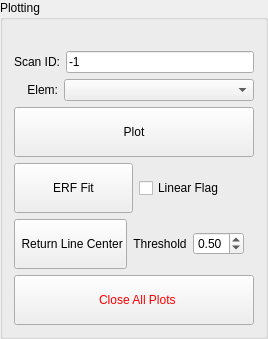
         <widget class="QGroupBox" name="groupBox">
          <property name="sizePolicy">
           <sizepolicy hsizetype="Preferred" vsizetype="Preferred">
            <horstretch>0</horstretch>
            <verstretch>0</verstretch>
           </sizepolicy>
          </property>
          <property name="title">
           <string>Plotting</string>
          </property>
          <layout class="QGridLayout" name="gridLayout_55">
           <item row="0" column="0">
            <widget class="QLabel" name="label_51">
             <property name="sizePolicy">
              <sizepolicy hsizetype="Preferred" vsizetype="Fixed">
               <horstretch>0</horstretch>
               <verstretch>0</verstretch>
              </sizepolicy>
             </property>
             <property name="text">
              <string/>
             </property>
            </widget>
           </item>
           <item row="1" column="0" colspan="2">
            <layout class="QGridLayout" name="gridLayout_51">
             <property name="rightMargin">
              <number>0</number>
             </property>
             <item row="1" column="0">
              <layout class="QGridLayout" name="gridLayout_10">
               <item row="0" column="0">
                <widget class="QLabel" name="label_48">
                 <property name="sizePolicy">
                  <sizepolicy hsizetype="Fixed" vsizetype="Preferred">
                   <horstretch>0</horstretch>
                   <verstretch>0</verstretch>
                  </sizepolicy>
                 </property>
                 <property name="text">
                  <string>    Elem:</string>
                 </property>
                 <property name="alignment">
                  <set>Qt::AlignRight|Qt::AlignTrailing|Qt::AlignVCenter</set>
                 </property>
                </widget>
               </item>
               <item row="0" column="1">
                <widget class="QComboBox" name="cb_plot_elem">
                 <property name="sizePolicy">
                  <sizepolicy hsizetype="Preferred" vsizetype="Fixed">
                   <horstretch>0</horstretch>
                   <verstretch>0</verstretch>
                  </sizepolicy>
                 </property>
                </widget>
               </item>
              </layout>
             </item>
             <item row="0" column="0">
              <layout class="QGridLayout" name="gridLayout_2">
               <item row="0" column="0">
                <widget class="QLabel" name="label_47">
                 <property name="sizePolicy">
                  <sizepolicy hsizetype="Fixed" vsizetype="Preferred">
                   <horstretch>0</horstretch>
                   <verstretch>0</verstretch>
                  </sizepolicy>
                 </property>
                 <property name="text">
                  <string>Scan ID:</string>
                 </property>
                 <property name="alignment">
                  <set>Qt::AlignRight|Qt::AlignTrailing|Qt::AlignVCenter</set>
                 </property>
                </widget>
               </item>
               <item row="0" column="1">
                <widget class="QLineEdit" name="le_plot_sd">
                 <property name="sizePolicy">
                  <sizepolicy hsizetype="Preferred" vsizetype="Fixed">
                   <horstretch>0</horstretch>
                   <verstretch>0</verstretch>
                  </sizepolicy>
                 </property>
                 <property name="text">
                  <string>-1</string>
                 </property>
                </widget>
               </item>
              </layout>
             </item>
            </layout>
           </item>
           <item row="3" column="0" colspan="2">
            <layout class="QGridLayout" name="gridLayout_54">
             <property name="rightMargin">
              <number>10</number>
             </property>
             <item row="0" column="0">
              <layout class="QGridLayout" name="gridLayout_5">
               <item row="0" column="0">
                <widget class="QPushButton" name="pb_erf_fit">
                 <property name="sizePolicy">
                  <sizepolicy hsizetype="Preferred" vsizetype="Fixed">
                   <horstretch>0</horstretch>
                   <verstretch>0</verstretch>
                  </sizepolicy>
                 </property>
                 <property name="text">
                  <string> 
ERF Fit
</string>
                 </property>
                </widget>
               </item>
               <item row="0" column="1">
                <widget class="QCheckBox" name="cb_erf_linear_flag">
                 <property name="sizePolicy">
                  <sizepolicy hsizetype="Fixed" vsizetype="Fixed">
                   <horstretch>0</horstretch>
                   <verstretch>0</verstretch>
                  </sizepolicy>
                 </property>
                 <property name="layoutDirection">
                  <enum>Qt::LeftToRight</enum>
                 </property>
                 <property name="text">
                  <string>Linear Flag      </string>
                 </property>
                </widget>
               </item>
              </layout>
             </item>
             <item row="1" column="0">
              <layout class="QGridLayout" name="gridLayout_18">
               <item row="0" column="1">
                <layout class="QHBoxLayout" name="horizontalLayout_14">
                 <property name="rightMargin">
                  <number>0</number>
                 </property>
                 <item>
                  <widget class="QLabel" name="label_49">
                   <property name="sizePolicy">
                    <sizepolicy hsizetype="Fixed" vsizetype="Fixed">
                     <horstretch>0</horstretch>
                     <verstretch>0</verstretch>
                    </sizepolicy>
                   </property>
                   <property name="text">
                    <string>Threshold</string>
                   </property>
                   <property name="alignment">
                    <set>Qt::AlignCenter</set>
                   </property>
                  </widget>
                 </item>
                 <item>
                  <widget class="QDoubleSpinBox" name="dsb_line_center_thre">
                   <property name="sizePolicy">
                    <sizepolicy hsizetype="Fixed" vsizetype="Fixed">
                     <horstretch>0</horstretch>
                     <verstretch>0</verstretch>
                    </sizepolicy>
                   </property>
                   <property name="minimum">
                    <double>0.010000000000000</double>
                   </property>
                   <property name="maximum">
                    <double>1.000000000000000</double>
                   </property>
                   <property name="value">
                    <double>0.500000000000000</double>
                   </property>
                  </widget>
                 </item>
                </layout>
               </item>
               <item row="0" column="0">
                <widget class="QPushButton" name="pb_plot_line_center">
                 <property name="sizePolicy">
                  <sizepolicy hsizetype="Preferred" vsizetype="Fixed">
                   <horstretch>0</horstretch>
                   <verstretch>0</verstretch>
                  </sizepolicy>
                 </property>
                 <property name="text">
                  <string> 
 Return Line Center 
 </string>
                 </property>
                </widget>
               </item>
              </layout>
             </item>
            </layout>
           </item>
           <item row="2" column="0" colspan="2">
            <widget class="QPushButton" name="pb_plot">
             <property name="sizePolicy">
              <sizepolicy hsizetype="Preferred" vsizetype="Fixed">
               <horstretch>0</horstretch>
               <verstretch>0</verstretch>
              </sizepolicy>
             </property>
             <property name="styleSheet">
              <string notr="true">QPushButton:pressed{ 
	background-color: rgb(255, 0, 0); 
	}</string>
             </property>
             <property name="text">
              <string>  
Plot
</string>
             </property>
            </widget>
           </item>
           <item row="4" column="0" colspan="2">
            <widget class="QPushButton" name="pb_close_all_plot">
             <property name="sizePolicy">
              <sizepolicy hsizetype="Preferred" vsizetype="Fixed">
               <horstretch>0</horstretch>
               <verstretch>0</verstretch>
              </sizepolicy>
             </property>
             <property name="styleSheet">
              <string notr="true">color: rgb(255, 0, 0);</string>
             </property>
             <property name="text">
              <string>
  Close All Plots 
</string>
             </property>
            </widget>
           </item>
          </layout>
         </widget>
